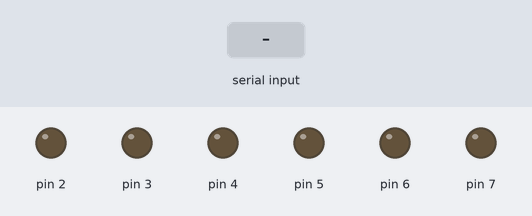
A sketch run on a simulated Arduino Uno, built with avr-gcc and run on an emulated ATmega328P. Parts: output pins drawn as LEDs (lit = HIGH). Inputs (shaded band) come from the test bench.

Above: at 1.2 s.
1.3 s: "1" received over Serial
At 1.9 s:
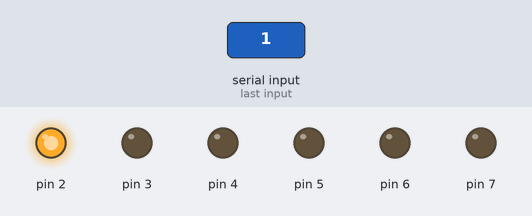
2.8 s: "2" received over Serial
At 3.1 s:
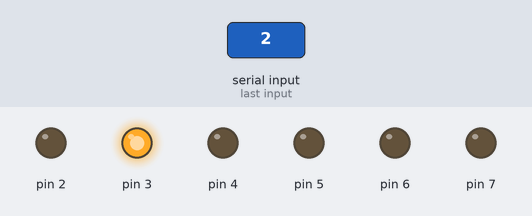
4.3 s: "3" received over Serial
At 5.4 s:
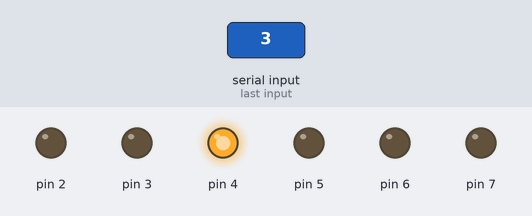
5.8 s: "4" received over Serial
At 6.5 s:
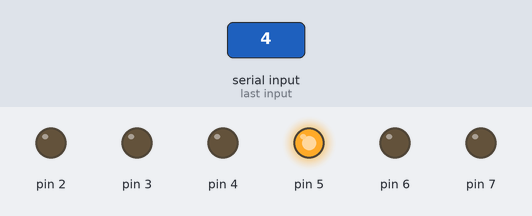
7.3 s: "5" received over Serial
At 7.7 s:
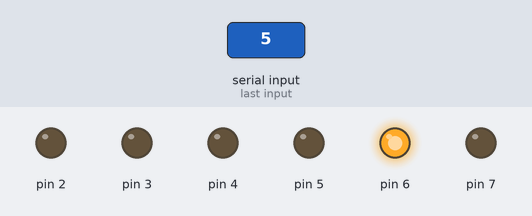
8.8 s: "6" received over Serial
At 10.0 s:
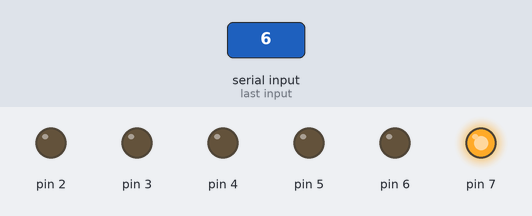
Timing chart, 0 to 11.3 s (numbered marks = the images above; inputs shaded):
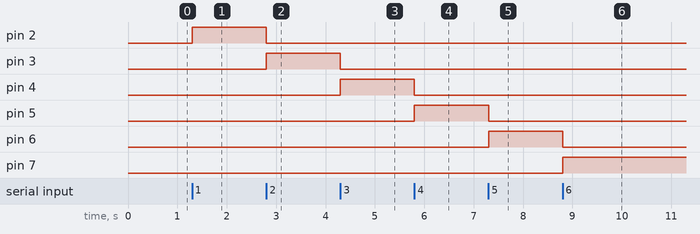

Measured:
- after the input at 1.3 s, pin 2: LOW → HIGH at once
- after the input at 2.8 s, pin 2: HIGH → LOW at once; pin 3: LOW → HIGH at once
- after the input at 4.3 s, pin 3: HIGH → LOW at once; pin 4: LOW → HIGH at once
- after the input at 5.8 s, pin 4: HIGH → LOW at once; pin 5: LOW → HIGH at once
- after the input at 7.3 s, pin 5: HIGH → LOW at once; pin 6: LOW → HIGH at once
- after the input at 8.8 s, pin 6: HIGH → LOW at once; pin 7: LOW → HIGH at once

The sketch:

emotion_leds.ino
```cpp
void setup() {
  pinMode(2, OUTPUT);
  pinMode(3, OUTPUT);
  pinMode(4, OUTPUT);
  pinMode(5, OUTPUT);
  pinMode(6, OUTPUT);
  pinMode(7, OUTPUT);
  Serial.begin(9600);
}

void loop() {
  byte incomingbyte;

  if (Serial.available() > 0) {
    incomingbyte = Serial.read();

    digitalWrite(2, LOW);
    digitalWrite(3, LOW);
    digitalWrite(4, LOW);
    digitalWrite(5, LOW);
    digitalWrite(6, LOW);
    digitalWrite(7, LOW);

    switch (incomingbyte) {
      case '0': break;
      case '1': digitalWrite(2, HIGH); break;
      case '2': digitalWrite(3, HIGH); break;
      case '3': digitalWrite(4, HIGH); break;
      case '4': digitalWrite(5, HIGH); break;
      case '5': digitalWrite(6, HIGH); break;
      case '6': digitalWrite(7, HIGH); break;
      default:
        digitalWrite(2, HIGH);
        digitalWrite(3, HIGH);
        digitalWrite(4, HIGH);
        digitalWrite(5, HIGH);
        digitalWrite(6, HIGH);
        digitalWrite(7, HIGH);
        break;
    }
  }
}
```
